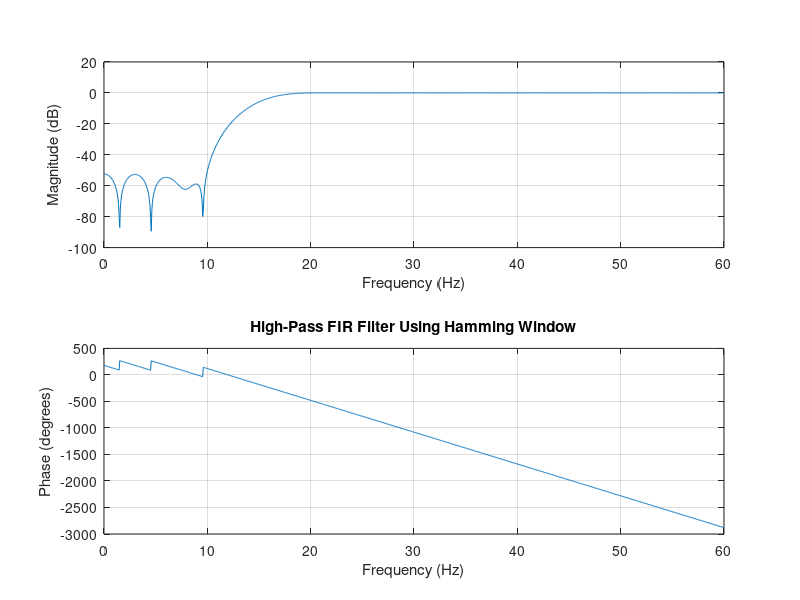
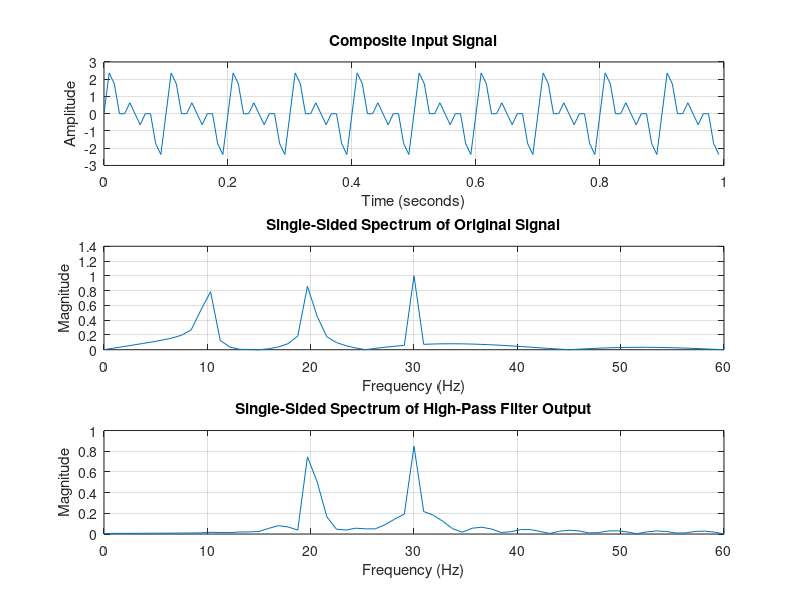

Recreate these plots in MATLAB, in order.
% Practical 09A - High-Pass FIR Filter Using Hamming Window
clc;
clear;
close all;

%% Generate the composite input signal
f1 = 10;                  % First input frequency in Hz
f2 = 20;                  % Second input frequency in Hz
f3 = 30;                  % Third input frequency in Hz
f = [f1 f2 f3];

fs = 4 * max(f);          % Sampling frequency = 120 Hz
Ts = 1 / fs;              % Sampling interval
t = 0:Ts:1-Ts;            % One second of samples (120 samples)

x1 = sin(2*pi*f1*t);
x2 = sin(2*pi*f2*t);
x3 = sin(2*pi*f3*t);
x = x1 + x2 + x3;         % Composite input signal

%% High-pass filter specifications
fsb = 10;                 % Stopband edge frequency in Hz
fpb = 20;                 % Passband edge frequency in Hz

delta_f = (fpb - fsb) / fs;
Wpb = 2 * fpb / fs;       % Normalized passband edge
Wsb = 2 * fsb / fs;       % Normalized stopband edge
Wc = (Wpb + Wsb) / 2;     % Normalized cutoff frequency

filterOrder = round(3.3 / delta_f);
windowLength = filterOrder + 1;

fprintf('Sampling frequency: %.2f Hz\n', fs);
fprintf('Stopband edge: %.2f Hz\n', fsb);
fprintf('Passband edge: %.2f Hz\n', fpb);
fprintf('Cutoff frequency: %.2f Hz\n', Wc * fs / 2);
fprintf('Filter order: %d\n', filterOrder);
fprintf('Hamming window length: %d samples\n', windowLength);

%% Design the high-pass FIR filter using a Hamming window
window = hamming(windowLength);
b = fir1(filterOrder, Wc, 'high', window);
a = 1;                    % Denominator for an FIR filter

figure;
freqz(b, a, 1024, fs);
title('High-Pass FIR Filter Using Hamming Window');

%% Apply the filter to the composite input signal
filteredSignal = filter(b, a, x);

%% Calculate single-sided FFT magnitude spectra
Nfft = 128;
signalLength = length(x);

X = abs(fft(x, Nfft)) / signalLength;
Y = abs(fft(filteredSignal, Nfft)) / signalLength;

% Keep only the nonnegative-frequency components
X = X(1:Nfft/2+1);
Y = Y(1:Nfft/2+1);

% Convert to single-sided amplitude spectra
X(2:end-1) = 2 * X(2:end-1);
Y(2:end-1) = 2 * Y(2:end-1);

F = (0:Nfft/2) * fs / Nfft;

%% Plot the input signal and frequency spectra
figure;

subplot(3,1,1);
plot(t, x);
grid on;
xlabel('Time (seconds)');
ylabel('Amplitude');
title('Composite Input Signal');

subplot(3,1,2);
plot(F, X);
grid on;
xlabel('Frequency (Hz)');
ylabel('Magnitude');
title('Single-Sided Spectrum of Original Signal');

subplot(3,1,3);
plot(F, Y);
grid on;
xlabel('Frequency (Hz)');
ylabel('Magnitude');
title('Single-Sided Spectrum of High-Pass Filter Output');
